Frame 1 (no input): blank canvas, image omitted
Frame 60 (no input): blank canvas, image omitted
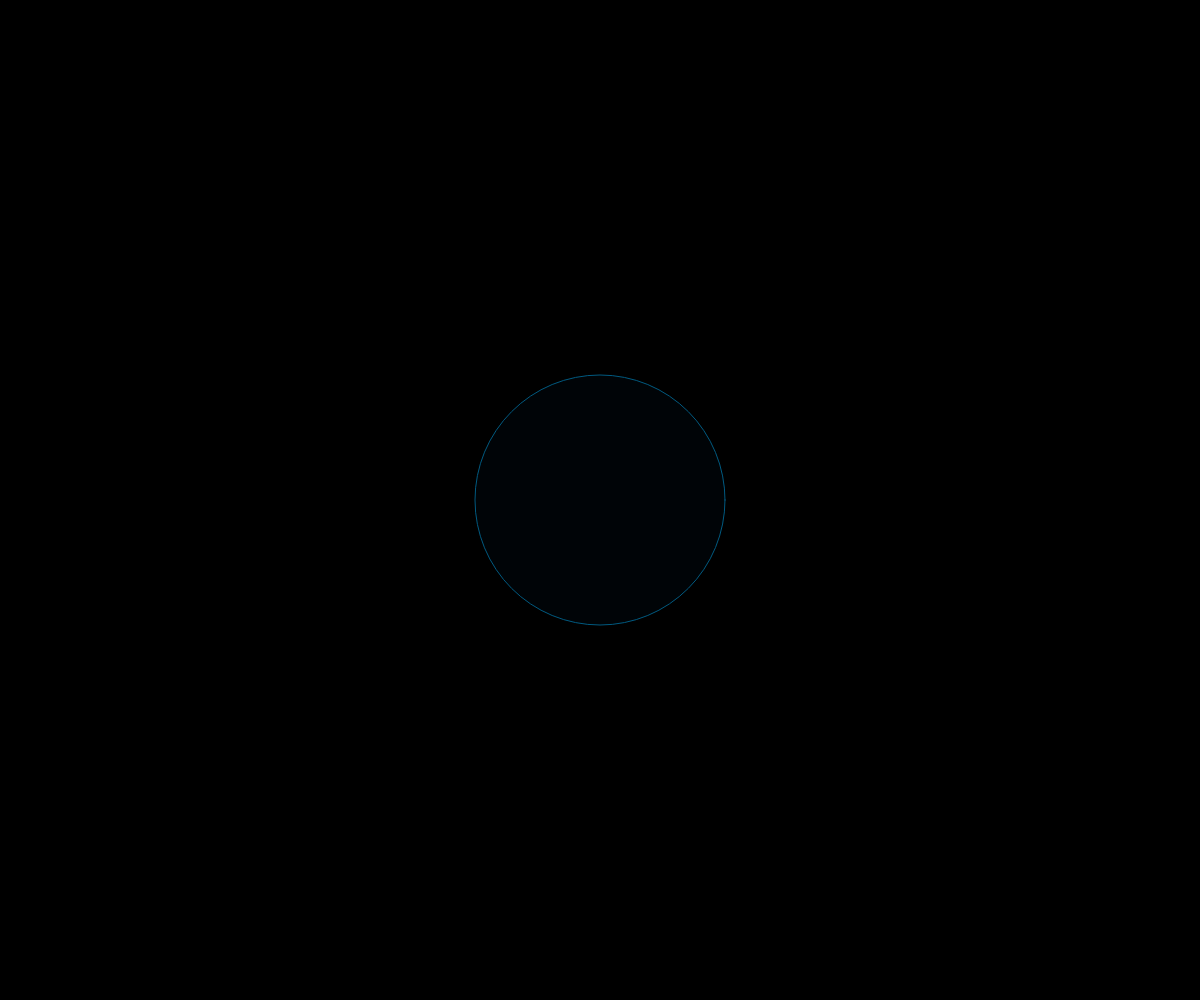
Frame 120 (the mouse pressed at the canvas centre since frame 60)

The p5.js sketch whose frames 1 and 60 were blank and that drew this single picture after the mouse press (run headless with seeded random() and noise() and a simulated clock; from frame 60 on, the mouse is pressed at the canvas centre):

// p5.js sketch
// ── sketch.js
let xOld;
let yOld;

function setup() {
  createCanvas(windowWidth, windowHeight);
  background(0);
}

function draw() {
  circles();
}

function circles() {
  if (mouseX !== pmouseX || mouseY !== pmouseY) {
    let greenX = Math.round(map(mouseX, 0, windowWidth, 0, 180));
    let blueY = Math.round(map(mouseY, 0, windowHeight, 0, 255));
    const colorString = `rgba(0, ${greenX}, ${blueY}, 0.05)`;
    fill(colorString);
    stroke(0, greenX, blueY);
    strokeWeight(1);
    circle(mouseX, mouseY, 250);
    xOld = mouseX;
    yOld = mouseY;
  }
}
